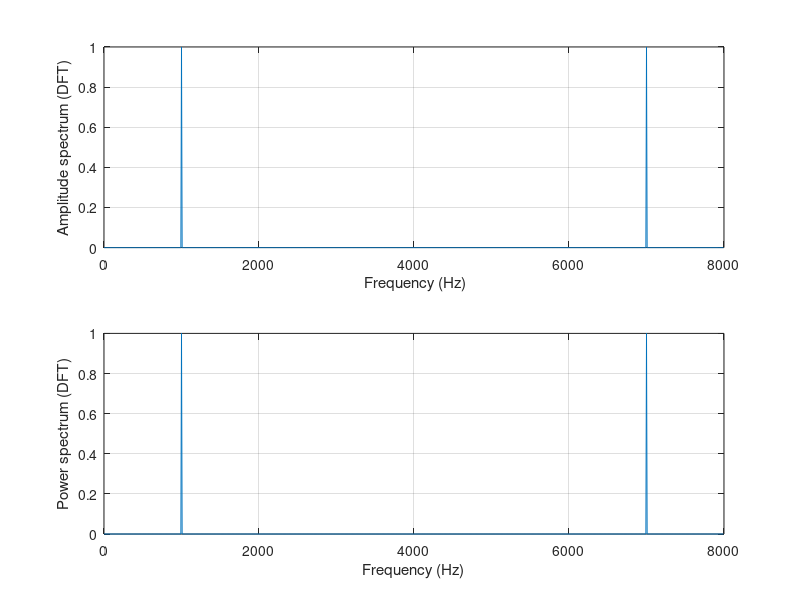
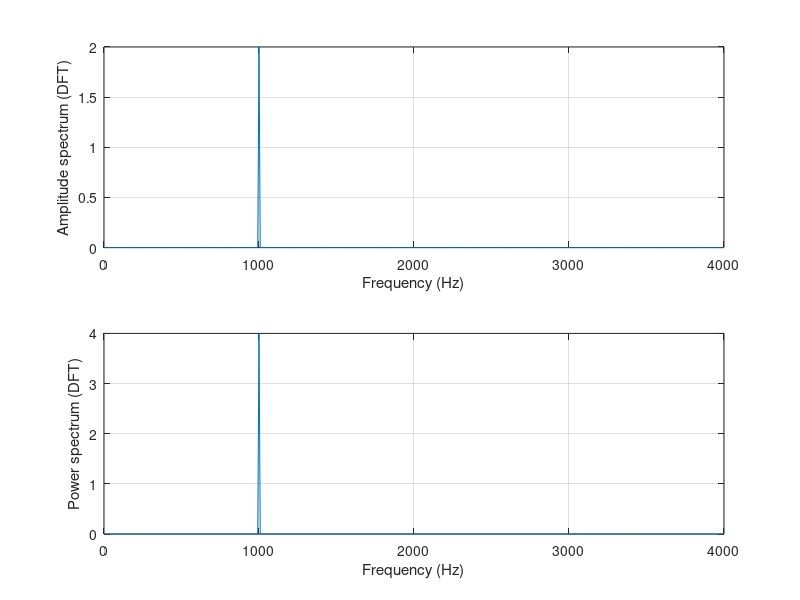
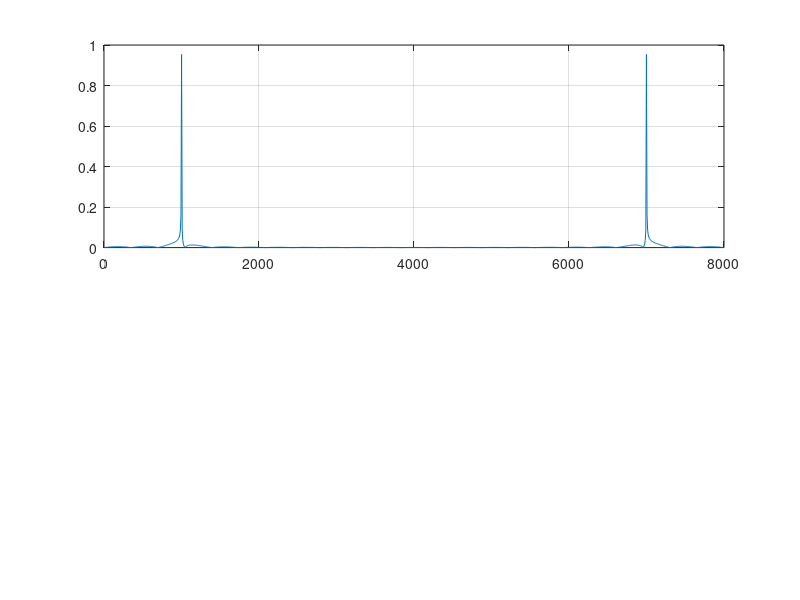

The MATLAB source for these figures, in order:
% Example 4.8
close all;clear all
% Generate the sine wave sequence
fs = 8000; % Sampling rate
N=1000; % Number of data points
x=2*sin(2000*pi*[0:1:N-1]/fs);
% Apply the DFT algorithm
figure(1)
xf=abs(fft(x))/N; % Compute the amplitude spectrum
P=xf.*xf; % Compute power spectrum
f=[0:1:N-1]*fs/N; % Map the frequency bin to frequency (Hz)
subplot(2,1,1); plot(f,xf);grid
xlabel( ' Frequency (Hz)'); ylabel( ' Amplitude spectrum (DFT) ');
subplot(2,1,2);plot(f,P);grid
xlabel( ' Frequency (Hz) ' ); ylabel( ' Power spectrum (DFT) ' );
figure(2)
% Convert it to one side spectrum
xf(2:N) =2*xf(2:N); % Get the single-side spectrum
P=xf.*xf; % Calculate the power spectrum
f=[0:1:N/2]*fs/N % Frequencies up to the folding frequency
subplot(2,1,1); plot(f,xf(1:N/2+1));grid
xlabel( ' Frequency (Hz) ' ); ylabel( ' Amplitude spectrum (DFT) ' );
subplot(2,1,2);plot(f,P(1:N/2+1));grid
xlabel( ' Frequency (Hz) ' ); ylabel( ' Power spectrum (DFT) ' );
figure (3)
% Zero padding to the length of 1024
x=[x,zeros(1,23)];
N=length(x);
xf=abs(fft(x))/N; % Compute amplitude spectrum with zero padding
P=xf.*xf; % Compute power spectrum
f=[0:1:N-1]*fs/N; % Map frequency bin to frequency (Hz)
subplot(2,1,1); plot(f,xf);grid